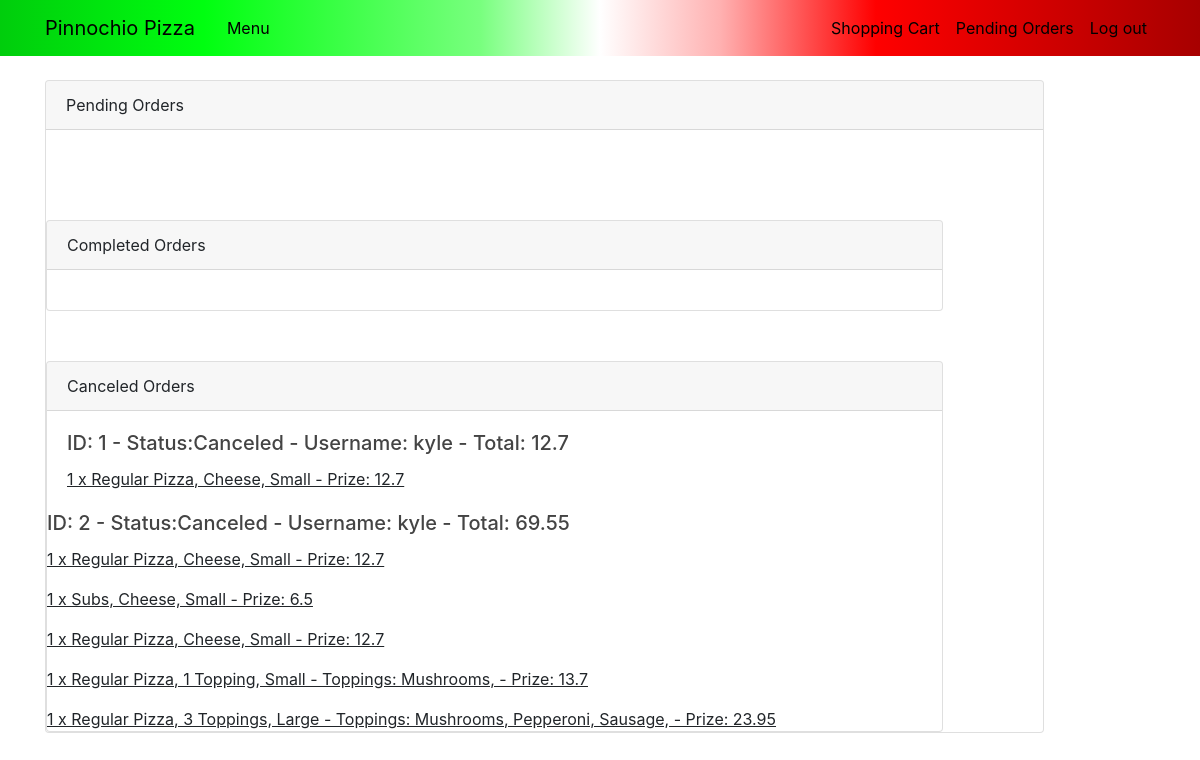
The page /orderlist (signed in) on the database as committed earlier.
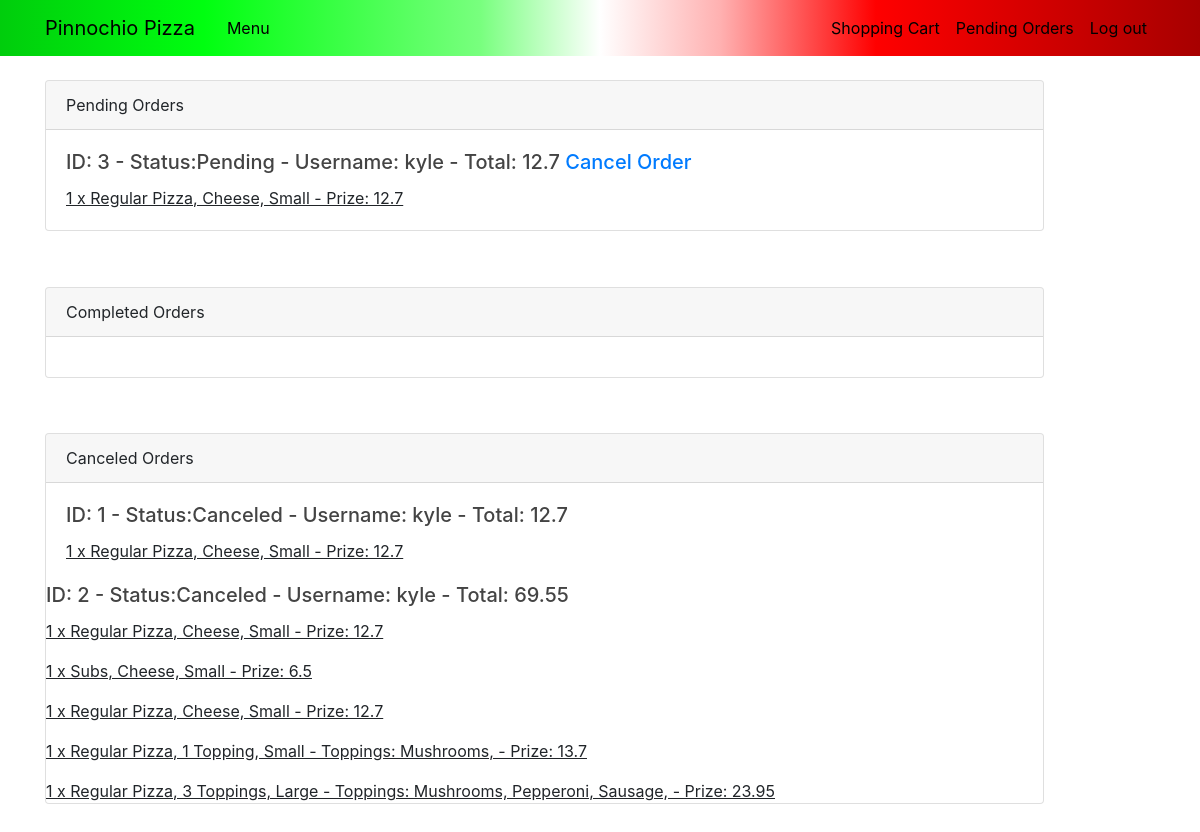
The same page on the database as committed later.
### orders/models.py (models this page shows, shortened)
class Order(models.Model):
    status = models.CharField(max_length = 30, default = 'Open')
    user = models.ForeignKey(User, on_delete=models.CASCADE)
    def __str__(self):
        display = f"ID: {self.id} - Status:{self.status} - Username: {self.user} - Total: {self.total} "
        return display
    @property
    def total(self):
        total = 0
        for orderitem in self.orderitem_set.all():
            total += orderitem.cost
        return total

class OrderItem(models.Model):
    order = models.ForeignKey(Order, on_delete=models.CASCADE)
    menuitem = models.ForeignKey(MenuItem, on_delete=models.CASCADE)
    toppings = models.ManyToManyField(Topping)
    extras = models.ManyToManyField(Extra)
    quantity = models.IntegerField(default = 1)
    def __str__(self):
        display = f"{self.quantity} x {self.menuitem.type}, {self.menuitem.name}, {self.menuitem.size}"
        if self.toppings.count() > 0:
            display += " - Toppings: "
        for topping in self.toppings.all():
            display +=f" {topping.name},"
        if self.extras.count() > 0:
            display += " -  Extras: "
        for extra in self.extras.all():
            display +=f" {extra.name},"
        display += f" - Prize: {self.cost}"
        return display
    @property
    def cost(self):
        cost = self.menuitem.prize
        for extra in self.extras.all():
            cost += extra.prize
        cost = cost*self.quantity
        return cost

class MenuItem(models.Model):
    name = models.CharField(max_length = 30)
    size = models.CharField(max_length = 10)
    type = models.CharField(max_length = 30)
    prize = models.FloatField()
    num_toppings = models.IntegerField()

class Topping(models.Model):
    name = models.CharField(max_length = 30)

### orders/views.py (the view)
# urls.py: path("orderlist", views.orderlist, name="orderlist"),
def orderlist(request):
    pending_orders = Order.objects.filter(user = request.user, status = 'Pending').all()
    completed_orders = Order.objects.filter(user = request.user, status = 'Completed').all()
    canceled_orders = Order.objects.filter(user = request.user, status = 'Canceled').all()
    context = {'pending_orders' : pending_orders, 'completed_orders' : completed_orders, 'canceled_orders' : canceled_orders}
    return render(request, "orderlist.html", context)

### orders/templates/orderlist.html (shortened to what this page needs)
{% extends "layout.html" %}
{% load crispy_forms_tags %}
{% block body %}
<div class="card">
    <div class="card-header">
        Pending Orders
    </div>
    <div class="card-body">
        {% for order in pending_orders %}
      <h5 class="card-title">{{order}} <a href="cancel/{{order.id}}">Cancel Order</a></h5>
      {% for orderitem in order.orderitem_set.all %}
      <p class="card-text">{{orderitem}}</p>
      {% endfor %}
    </div>
    {% endfor %}
  </div>
<div id="sep">
<div class="card">
    <div class="card-header">
        Completed Orders
    </div>
    <div class="card-body">
  </div>
</div>
<div id="sep">
<div class="card">
    <div class="card-header">
        Canceled Orders
    </div>
    <div class="card-body">
        {% for order in canceled_orders %}
      <h5 class="card-title">{{order}}</h5>
      {% for orderitem in order.orderitem_set.all %}
      <p class="card-text">{{orderitem}}</p>
      {% endfor %}
    </div>
    {% endfor %}
  </div>
</div>
{% endblock %}

Rows that differ between the two databases and show on the page:
now on this page (row edited): Order: id+status+user "ID: 3 - Status:Pending - Username: kyle - Total: 12.7"
added OrderItem: quantity+menuitem+id "1 x Regular Pizza, Cheese, Small - Prize: 12.7", shown under "ID: 3 - Status:Pending - Username: kyle - Total: 12.7"
